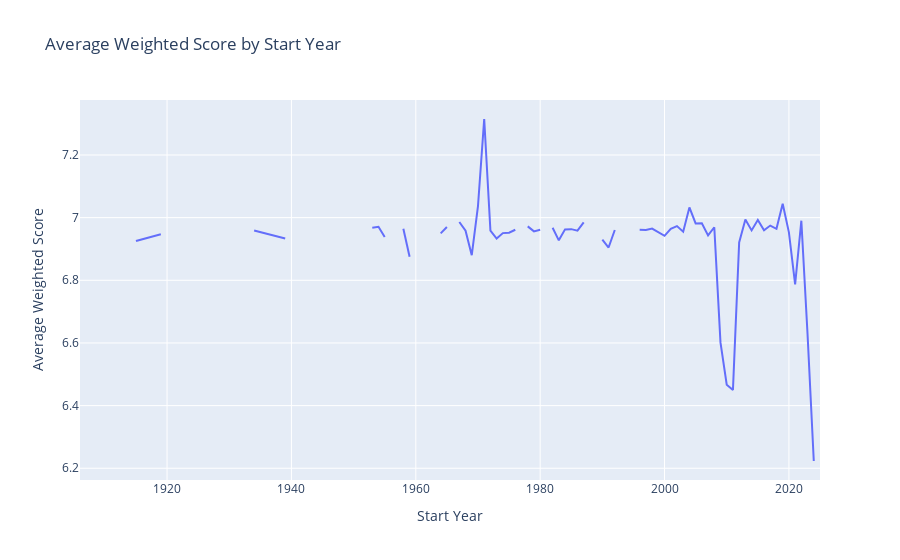

The cell this chart's notebook holds for it:
### Markdown cell above
## startyear et notation

### Code cell
mean_weighted_score_by_year = df.groupby('startyear')['weighted_score'].mean().reset_index()
px.line(mean_weighted_score_by_year, x='startyear', y='weighted_score', 
              labels={'startyear': 'Start Year', 'weighted_score': 'Average Weighted Score'},
              title='Average Weighted Score by Start Year')

### Figure 1 — Plotly figure (JSON) as saved in the notebook; plotly's stock layout.template omitted (floating-point values rounded to 4 significant figures)
{"data": [{"hovertemplate": "Start Year=%{x}<br>Average Weighted Score=%{y}<extra></extra>", "legendgroup": "", "line": {"color": "#636efa", "dash": "solid"}, "marker": {"symbol": "circle"}, "mode": "lines", "name": "", "orientation": "v", "showlegend": false, "type": "scatter", "x": [1906.0, 1907.0, 1908.0, 1909.0, 1910.0, 1911.0, 1912.0, 1913.0, 1914.0, 1915.0, 1919.0, 1923.0, 1934.0, 1939.0, 1941.0, 1943.0, 1946.0, 1947.0, 1948.0, 1949.0, 1950.0, 1951.0, 1952.0, 1953.0, 1954.0, 1955.0, 1956.0, 1957.0, 1958.0, 1959.0, 1960.0, 1961.0, 1962.0, 1963.0, 1964.0, 1965.0, 1966.0, 1967.0, 1968.0, 1969.0, 1970.0, 1971.0, 1972.0, 1973.0, 1974.0, 1975.0, 1976.0, 1977.0, 1978.0, 1979.0, 1980.0, 1981.0, 1982.0, 1983.0, 1984.0, 1985.0, 1986.0, 1987.0, 1988.0, 1989.0, 1990.0, 1991.0, 1992.0, 1993.0, 1994.0, 1995.0, 1996.0, 1997.0, 1998.0, 1999.0, 2000.0, 2001.0, 2002.0, 2003.0, 2004.0, 2005.0, 2006.0, 2007.0, 2008.0, 2009.0, 2010.0, 2011.0, 2012.0, 2013.0, 2014.0, 2015.0, 2016.0, 2017.0, 2018.0, 2019.0, 2020.0, 2021.0, 2022.0, 2023.0, 2024.0, 2025.0], "xaxis": "x", "y": [6.77, NaN, NaN, 6.926, NaN, NaN, 6.946, NaN, NaN, 6.925, 6.947, NaN, 6.959, 6.933, NaN, 6.939, NaN, NaN, NaN, NaN, NaN, NaN, NaN, 6.967, 6.971, 6.938, NaN, NaN, 6.965, 6.875, NaN, 6.954, NaN, NaN, 6.95, 6.97, NaN, 6.986, 6.958, 6.88, 7.037, 7.315, 6.959, 6.933, 6.951, 6.952, 6.961, NaN, 6.972, 6.956, 6.961, NaN, 6.968, 6.927, 6.962, 6.963, 6.958, 6.985, NaN, NaN, 6.93, 6.905, 6.961, NaN, 6.951, NaN, 6.961, 6.96, 6.965, 6.953, 6.942, 6.964, 6.973, 6.955, 7.033, 6.981, 6.982, 6.943, 6.969, 6.601, 6.467, 6.45, 6.921, 6.994, 6.959, 6.993, 6.959, 6.975, 6.964, 7.044, 6.953, 6.787, 6.99, 6.627, 6.223, NaN], "yaxis": "y"}], "layout": {"legend": {"tracegroupgap": 0}, "title": {"text": "Average Weighted Score by Start Year"}, "xaxis": {"anchor": "y", "domain": [0, 1], "title": {"text": "Start Year"}}, "yaxis": {"anchor": "x", "domain": [0, 1], "title": {"text": "Average Weighted Score"}}}}
